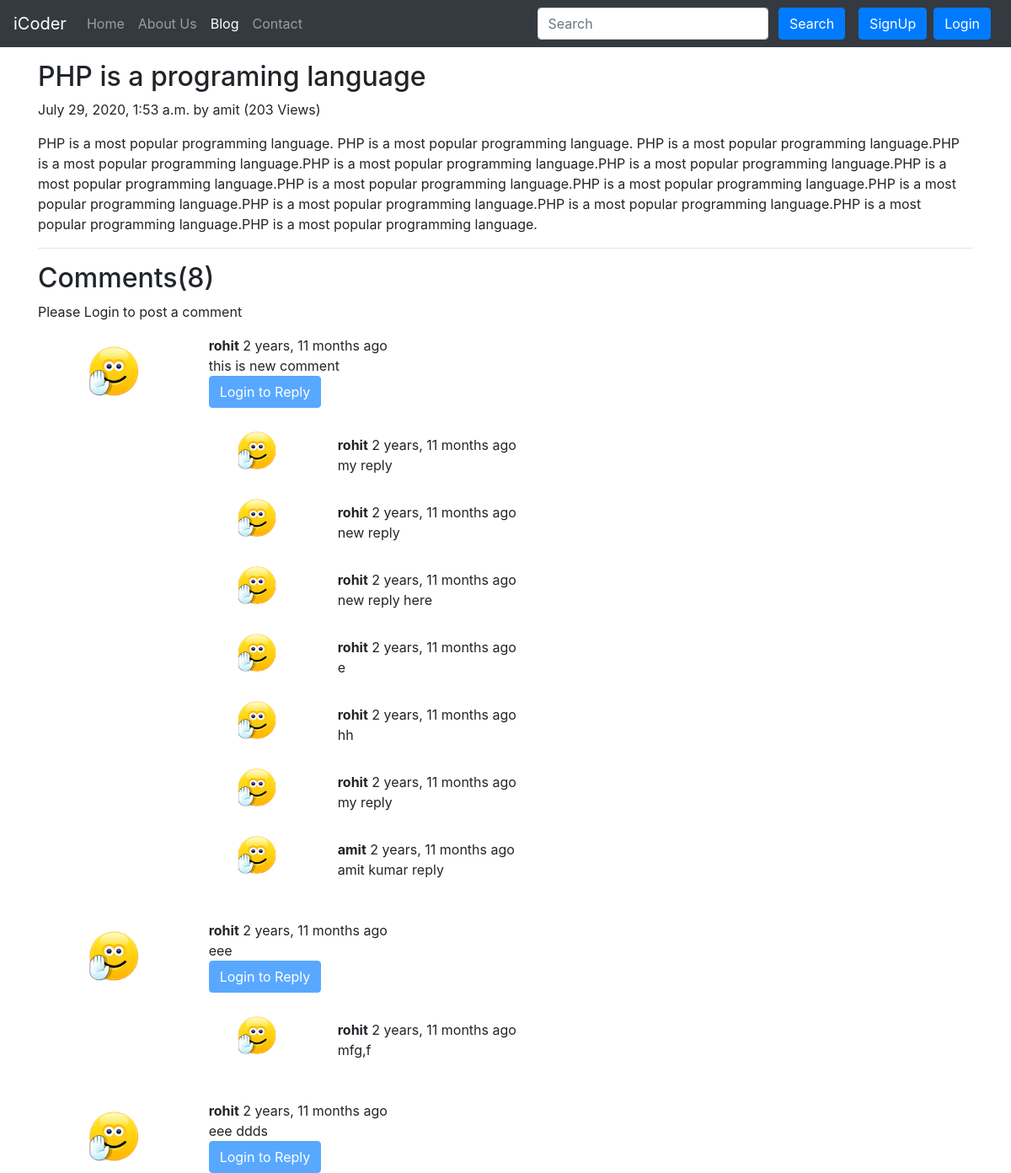
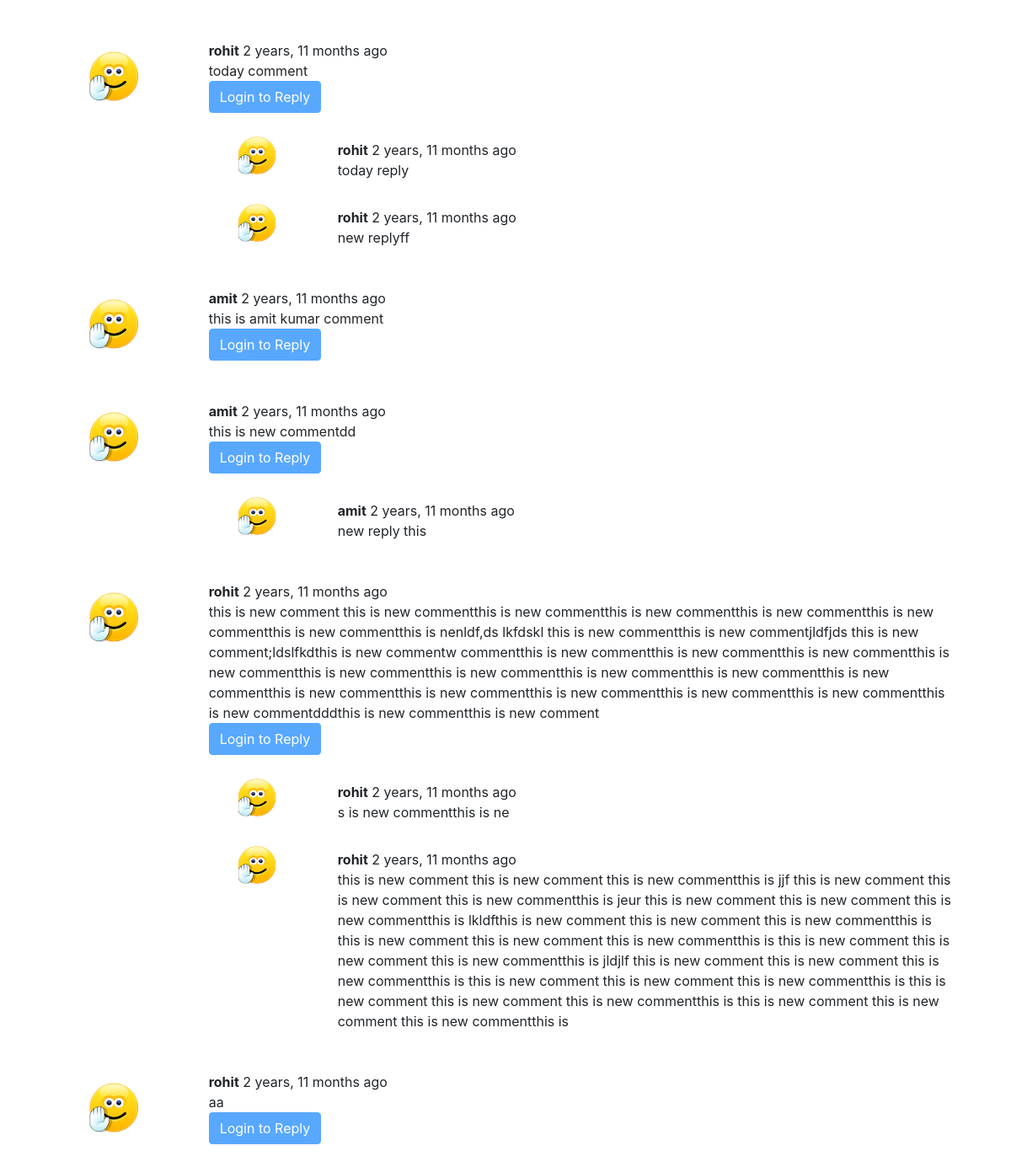
/blog/first-post, run on the app's committed database (2 pictures, top to bottom).
### blog/models.py (models this page shows, shortened)
class Post(models.Model):
    sno = models.AutoField(primary_key=True)
    title = models.CharField(max_length=50)
    content = models.TextField()
    author = models.CharField(max_length=70)
    slug = models.CharField(max_length=70)
    views = models.IntegerField(default=0)
    timeStamp = models.DateTimeField(blank=True)

class BlogComment(models.Model):
    sno = models.AutoField(primary_key=True)
    comment = models.TextField()
    user = models.ForeignKey(User, on_delete=models.Case)
    post = models.ForeignKey(Post, on_delete=models.Case)
    parent = models.ForeignKey('self', on_delete=models.Case, null=True)
    timeStamp = models.DateTimeField(default=now)

### blog/views.py (the view)
# urls.py: path('<str:slug>', views.blogPost, name='blogPost'),
def blogPost(request, slug):
    post=Post.objects.filter(slug=slug).first()
    post.views=post.views+1
    post.save()
    comments=BlogComment.objects.filter(post=post, parent=None)
    replies=BlogComment.objects.filter(post=post).exclude(parent=None)
    replyDict={}
    for reply in replies:
        if reply.parent.sno not in replyDict.keys():
            replyDict[reply.parent.sno]=[reply]
        else:
            replyDict[reply.parent.sno].append(reply)
    context={'post': post, 'comments':comments, 'user':request.user, 'replyDict':replyDict}
    return render(request, 'blog/blogPost.html', context,)

### blog/templatetags/extras.py (called while the page is built)
@register.filter(name='get_val')
def get_val(dict, key):
    return dict.get(key)

### templates/blog/blogPost.html
{% extends 'base.html' %} {% block title%}BlogPost{% endblock %} {%block blogactive%}active{%endblock blogactive%} {% block body %} {% load humanize %} {% load extras %}
<div class="container my-3">
    <h2 class="blog-post-title">{{post.title}}</h2>
    <p class="blog-post-meta">{{post.timeStamp}} by {{post.author}} (<span>{{post.views}} Views</span>)</p>
    <p>{{post.content}}</p>
    <hr>
</div>
<div class="container">
    <h2>Comments({{comments.count}})</h2>
    <div class="my-2">
        {% if user.is_authenticated%}
        <form action="/blog/postComment" method="post">{% csrf_token %}
            <div class="form-group">
                <label for="name">Post Comment:</label>
                <textarea class="form-control" id="comment" name='comment' placeholder="Enter Comment Here"></textarea>
                <input type="hidden" class="form-control" name='postSno' value="{{post.sno}}">
                <input type="hidden" class="form-control" name='parentSno' value="">
            </div>
    </div>
    <button type="submit" class="btn btn-success">Submit</button>
    </form>
    {% else %}
    <p>Please Login to post a comment</p>
    {% endif %}
</div>
{% for comment in comments%}
<div class="row my-3 mx-1">
    <div class="col-md-2"><img class="rounded mx-auto d-block w-100 p-2" src="/static/img/user1.png"></div>
    <div class="col-md-10"><strong>{{comment.user.username}}</strong> <span>{{comment.timeStamp | naturaltime}}</span>
        <div>{{comment.comment}}</div>
        <div class="reply mx-0">
            {% if user.is_authenticated%}
            <button class="btn btn-primary" type="button" data-target="#replyBox{{comment.sno}}" data-toggle="collapse" area-controls="replyBox{{comment.sno}}" aria-expanded="false">Reply</button>
            </button>
            <div class="collapse" id="replyBox{{comment.sno}}">
                <div class="my-2">
                    <form action="/blog/postComment" method="post">{% csrf_token %}
                        <div class="form-group">
                            <label for="name">Post Reply:</label>
                            <textarea class="form-control" id="comment" name='comment' placeholder="Enter Reply Here"></textarea>
                        </div>
                        <input type="hidden" class="form-control" name='postSno' value="{{post.sno}}">
                        <input type="hidden" class="form-control" name='parentSno' value="{{comment.sno}}">
                        <button type="submit" class="btn btn-success">Submit</button>
                    </form>
                </div>
            </div>
            {% else %}
            <button class="btn btn-primary" type="button" data-target="#replyBox{{comment.sno}}" data-toggle="collapse" area-controls="replyBox{{comment.sno}}" aria-expanded="false" disabled>Login to Reply</button> {% endif %}
            <div class="replies  my-3">
                <div class="row my-3">
                    {% for reply in replyDict|get_val:comment.sno %}
                    <div class="col-md-2"><img class="rounded mx-auto d-block w-100 p-2" src="/static/img/user1.png"></div>
                    <div class="col-md-10 my-3"><strong>{{reply.user.username}}</strong> <span>{{reply.timeStamp | naturaltime}}</span>
                        <div>{{reply.comment}}</div>
                    </div>
                    <br> {% endfor %}
                </div>
            </div>
        </div>
    </div>
</div>
{% endfor %}
</div>
{% endblock body %}

### templates/base.html (shortened to what this page needs)
<!doctype html>
<html lang="en">
<head>
    <link rel="stylesheet" href="https://stackpath.bootstrapcdn.com/bootstrap/4.2.1/css/bootstrap.min.css">
</head>
<body>
    <nav class="navbar navbar-expand-lg navbar-dark bg-dark">
        <a class="navbar-brand" href="/">iCoder</a>
        <div class="collapse navbar-collapse" id="navbarSupportedContent">
            <ul class="navbar-nav mr-auto">
                <li class="nav-item {%block homeactive%}{%endblock homeactive%}">
                    <a class="nav-link" href="/">Home <span class="sr-only">(current)</span></a>
                </li>
                <li class="nav-item {%block aboutactive%}{%endblock aboutactive%}">
                    <a class="nav-link" href="/about">About Us</a>
                </li>
                <li class="nav-item {%block blogactive%}{%endblock blogactive%}">
                    <a class="nav-link" href="/blog">Blog</a>
                </li>
                <li class="nav-item {%block contectactive%}{%endblock contectactive%}">
                    <a class="nav-link" href="/contact">Contact</a>
                </li>
            </ul>
            <div class="ml-auto form-inline">
                <form method='get' action='/search' class="my-2 my-lg-0 mx-2">
                    <input class="form-control mr-sm-2" type="search" placeholder="Search" aria-label="Search" name="query" id="query">
                    <button class="btn btn-primary my-2 my-sm-0 mr-2" type="submit">Search</button>
                </form>
                {% if user.is_authenticated %}
                <div class="dropdown">
                    <button class="btn btn-secondary dropdown-toggle" type="button" id="dropdownMenuButton" data-toggle="dropdown" aria-haspopup="true" aria-expanded="false"> Welcome: {{request.user}}</button>
                        <div class="dropdown-menu" aria-labelledby="dropdownMenuButton">
                            <a class="dropdown-item" href="/logout">Logout</a>
                        </div>
                </div>
                {% else %}
                <button type="button" class="btn btn-primary mr-2" data-toggle="modal" data-target="#signupModal">SignUp</button>
                <button type="button" class="btn btn-primary mr-2" data-toggle="modal" data-target="#loginModal">Login</button> {% endif %}
            </div>
        </div>
    </nav>
    {% block body %} {% endblock body%}
</body>
</html>

### data on the page
Post: title "PHP is a programing language", timeStamp "July 29, 2020, 1:53 a.m.", author "amit", views "203", content "PHP is a most popular programming language. PHP is a most popular programming language. PHP is a most popular programming language.PHP is a most popular programming language.PHP is a most popular programming language.PHP is a most popular programming language.PHP is a most popular programming language.PHP is a most popular programming language.PHP is a most popular programming language.PHP is a most popular programming language.PHP is a most popular programming language.PHP is a most popular programming language.PHP is a most popular programming language.PHP is a most popular programming language."
BlogComment: user.username "rohit", timeStamp "2 years, 11 months ago", comment "this is new comment"
BlogComment: user.username "rohit", timeStamp "2 years, 11 months ago", comment "my reply"
BlogComment: user.username "rohit", timeStamp "2 years, 11 months ago", comment "new reply"
BlogComment: user.username "rohit", timeStamp "2 years, 11 months ago", comment "new reply here"
BlogComment: user.username "rohit", timeStamp "2 years, 11 months ago", comment "e"
BlogComment: user.username "rohit", timeStamp "2 years, 11 months ago", comment "hh"
BlogComment: user.username "rohit", timeStamp "2 years, 11 months ago", comment "my reply"
BlogComment: user.username "amit", timeStamp "2 years, 11 months ago", comment "amit kumar reply"
BlogComment: user.username "rohit", timeStamp "2 years, 11 months ago", comment "eee"
BlogComment: user.username "rohit", timeStamp "2 years, 11 months ago", comment "mfg,f"
BlogComment: user.username "rohit", timeStamp "2 years, 11 months ago", comment "eee ddds"
BlogComment: user.username "rohit", timeStamp "2 years, 11 months ago", comment "today comment"
BlogComment: user.username "rohit", timeStamp "2 years, 11 months ago", comment "today reply"
BlogComment: user.username "rohit", timeStamp "2 years, 11 months ago", comment "new replyff"
BlogComment: user.username "amit", timeStamp "2 years, 11 months ago", comment "this is amit kumar comment"
BlogComment: user.username "amit", timeStamp "2 years, 11 months ago", comment "this is new commentdd"
BlogComment: user.username "amit", timeStamp "2 years, 11 months ago", comment "new reply this"
BlogComment: user.username "rohit", timeStamp "2 years, 11 months ago", comment "this is new comment this is new commentthis is new commentthis is new commentthis is new commentthis is new commentthis is new commentthis is nenldf,ds lkfdskl this is new commentthis is new commentjldfjds this is new comment;ldslfkdthis is new commentw commentthis is new commentthis is new commentthis is new commentthis is new commentthis is new commentthis is new commentthis is new commentthis is new commentthis is new commentthis is new commentthis is new commentthis is new commentthis is new commentthis is new commentthis is new commentdddthis is new commentthis is new comment"
BlogComment: user.username "rohit", timeStamp "2 years, 11 months ago", comment "s is new commentthis is ne"
BlogComment: user.username "rohit", timeStamp "2 years, 11 months ago", comment "this is new comment this is new comment this is new commentthis is jjf this is new comment this is new comment this is new commentthis is jeur this is new comment this is new comment this is new commentthis is lkldfthis is new comment this is new comment this is new commentthis is this is new comment this is new comment this is new commentthis is this is new comment this is new comment this is new commentthis is jldjlf this is new comment this is new comment this is new commentthis is this is new comment this is new comment this is new commentthis is this is new comment this is new comment this is new commentthis is this is new comment this is new comment this is new commentthis is"
BlogComment: user.username "rohit", timeStamp "2 years, 11 months ago", comment "aa"

### other printed values
{{ comments.count }} "8"
